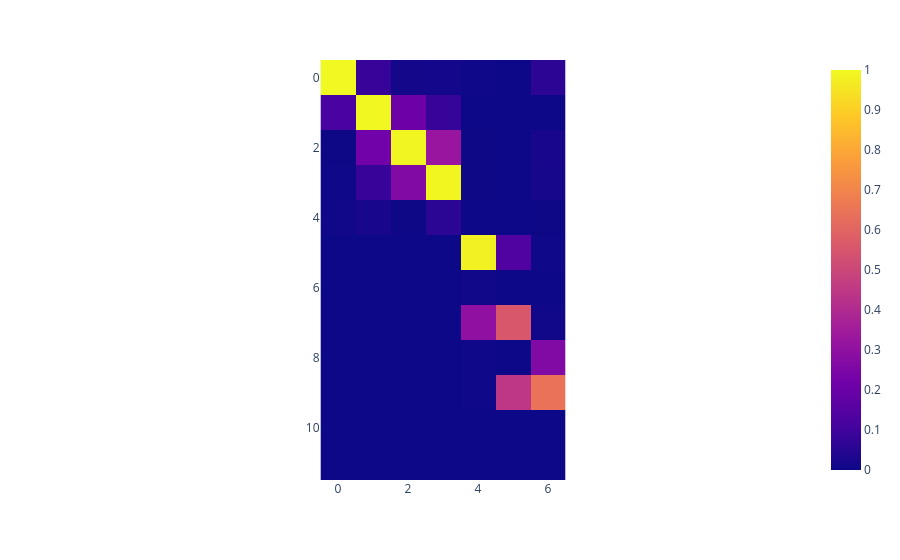

Here is the notebook cell this chart was saved with:
### Code cell
MAC = np.zeros((Phi_id.shape[1] + 5, Phi_id.shape[1]))   # Initialize MAC matrix
for i in range(Phi_id.shape[1] + 5):                     # Index over computed modes (larger)
    for j in range(Phi_id.shape[1]):                     # Index over identified modes
        numerator = np.abs(np.conj(Phi_m[:, i]) @ Phi_id[:, j])**2
        denominator = (np.conj(Phi_m[:, i]) @ Phi_m[:, i]) * (np.conj(Phi_id[:, j]) @ Phi_id[:, j])
        MAC[i, j] = numerator / denominator

# Plot the MAC matrix: Check if the off-diagonal elements are close to zero
fig = px.imshow(MAC)
fig.show()

### Figure 1 — Plotly figure (JSON) as saved in the notebook; plotly's stock layout.template omitted (floating-point values rounded to 4 significant figures)
{"data": [{"coloraxis": "coloraxis", "hovertemplate": "x: %{x}<br>y: %{y}<br>color: %{z}<extra></extra>", "name": "0", "type": "heatmap", "xaxis": "x", "yaxis": "y", "z": [[0.9999, 0.08177, 0.01417, 0.01631, 0.004759, 0.0001161, 0.05985], [0.1199, 0.9947, 0.2055, 0.08256, 9.694e-07, 1.164e-06, 0.0009025], [0.001298, 0.2204, 0.9905, 0.3257, 0.001157, 5.716e-05, 0.02162], [0.00404, 0.08079, 0.262, 0.9923, 0.001219, 0.0001472, 0.01966], [0.00772, 0.02144, 0.002033, 0.05917, 1.925e-05, 9.948e-06, 0.001914], [5.707e-10, 1.789e-06, 4.492e-06, 2.557e-06, 0.9818, 0.1384, 0.003895], [1.11e-08, 9.979e-08, 7.278e-08, 7.917e-07, 0.00708, 0.000939, 8.22e-05], [7.796e-09, 5.261e-06, 2.245e-07, 4.719e-06, 0.3003, 0.5563, 0.005159], [3.242e-07, 1.478e-05, 6.851e-07, 5.162e-05, 0.002932, 6.266e-05, 0.2618], [9.683e-07, 8.701e-08, 3.734e-08, 1.593e-09, 0.00464, 0.4453, 0.6445], [3.304e-06, 0.0001183, 6.112e-05, 1.854e-05, 2.115e-06, 4.072e-05, 4.722e-07], [0.0001404, 0.0003098, 1.259e-05, 2.135e-05, 1.163e-11, 1.633e-06, 7.797e-06]]}], "layout": {"coloraxis": {"colorscale": [[0, "#0d0887"], [0.1111, "#46039f"], [0.2222, "#7201a8"], [0.3333, "#9c179e"], [0.4444, "#bd3786"], [0.5556, "#d8576b"], [0.6667, "#ed7953"], [0.7778, "#fb9f3a"], [0.8889, "#fdca26"], [1, "#f0f921"]]}, "margin": {"t": 60}, "xaxis": {"anchor": "y", "constrain": "domain", "domain": [0, 1], "scaleanchor": "y"}, "yaxis": {"anchor": "x", "autorange": "reversed", "constrain": "domain", "domain": [0, 1]}}}
